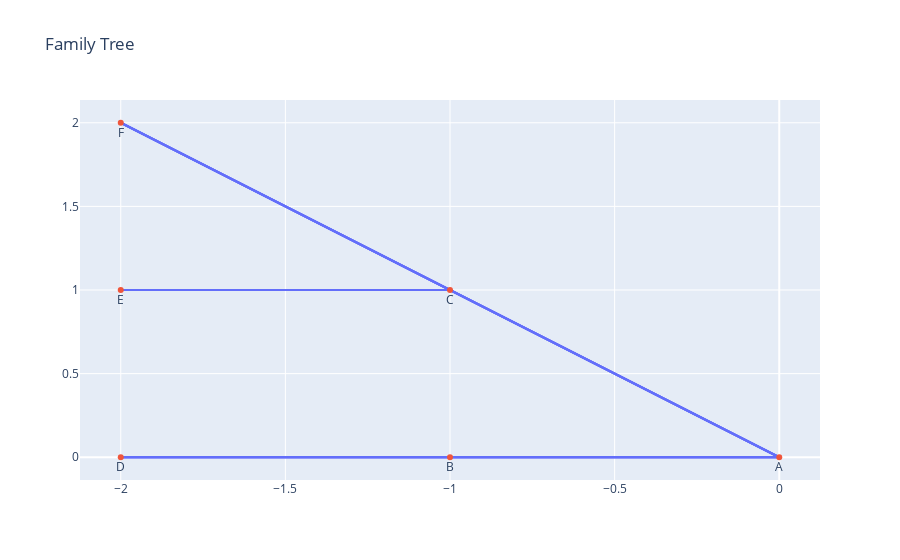

The cell this chart's notebook holds for it:
### Markdown cell above
# menue 


### def is_child(other)

### def is_siblings(other)

### def max_width_and_values()

### def farest()

### def is_related(other)

### def far_relation(other)

### def root.visualize_family_tree()


                                A
                               / \
                              B   C
                             /   / \
                            D   E   F

### Code cell
a = Family('A')
b = Family('B')
c = Family('C')
d = Family('D')
e = Family('E')
f = Family('F')

# Set up the> relationships
a.add_child(b)
a.add_child(c)
b.add_child(d)
c.add_child(e)
c.add_child(f)

# Assuming we are giving a father or mother attribute but we'll go with father for simplicity
b.add_father(a)
c.add_father(a)
d.add_father(b)
e.add_father(c)
f.add_father(c)
 
print(a.size()) # done
# print(b.delete()) # done 
print(f.far_relation(d)) # done
print(a.is_child(c)) #done
print(e.is_siblings(f)) # done 
print(a.max_width_and_values()) # done
print(a.farest()) #done
print(b.is_related(c)) # done 
print(a.visualize_family_tree())

### Figure 1 — Plotly figure (JSON) as saved in the notebook; plotly's stock layout.template omitted (floating-point values rounded to 4 significant figures)
{"data": [{"mode": "lines", "type": "scatter", "x": [0, -1, null, 0, -1, null, 0, -1, null, 0, -1, null, 0, -1, null, -1, -2, null, -1, -2, null, 0, -1, null, -1, -2, null, -1, -2, null, 0, -1, null, -1, -2, null, -1, -2, null, -1, -2, null, -1, -2, null, 0, -1, null, -1, -2, null, -1, -2, null, -1, -2, null, -1, -2, null], "y": [0, 0, null, 0, 0, null, 0, 1, null, 0, 1, null, 0, 0, null, 0, 0, null, 0, 0, null, 0, 0, null, 0, 0, null, 0, 0, null, 0, 1, null, 1, 1, null, 1, 1, null, 1, 2, null, 1, 2, null, 0, 1, null, 1, 1, null, 1, 1, null, 1, 2, null, 1, 2, null]}, {"mode": "markers+text", "text": ["A", "B", "D", "C", "E", "F"], "textposition": "bottom center", "type": "scatter", "x": [0, -1, -2, -1, -2, -2], "y": [0, 0, 0, 1, 1, 2]}], "layout": {"hovermode": "closest", "showlegend": false, "title": {"text": "Family Tree"}}}
